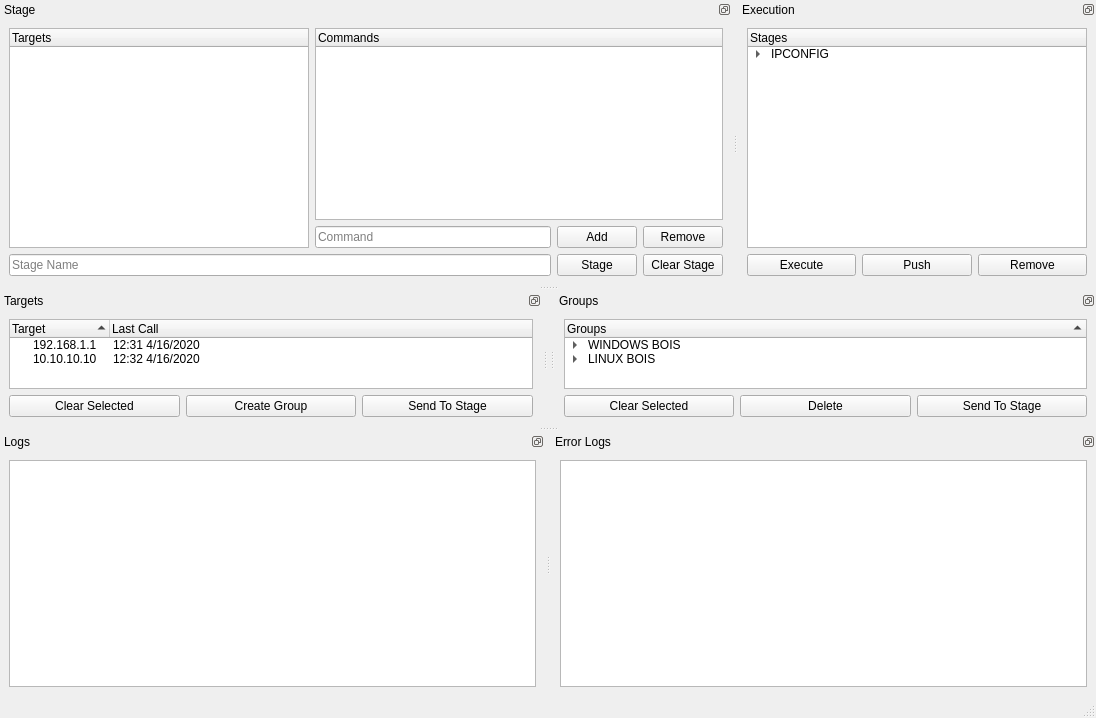
<?xml version="1.0" encoding="UTF-8"?>
<ui version="4.0">
 <class>MainWindow</class>
 <widget class="QMainWindow" name="MainWindow">
  <property name="geometry">
   <rect>
    <x>0</x>
    <y>0</y>
    <width>1096</width>
    <height>718</height>
   </rect>
  </property>
  <property name="windowTitle">
   <string>BP C2</string>
  </property>
  <property name="dockOptions">
   <set>QMainWindow::AllowNestedDocks|QMainWindow::AllowTabbedDocks|QMainWindow::AnimatedDocks</set>
  </property>
  <widget class="QWidget" name="centralwidget">
   <property name="enabled">
    <bool>false</bool>
   </property>
   <property name="maximumSize">
    <size>
     <width>1</width>
     <height>1</height>
    </size>
   </property>
  </widget>
  <widget class="QMenuBar" name="menubar">
   <property name="geometry">
    <rect>
     <x>0</x>
     <y>0</y>
     <width>1096</width>
     <height>21</height>
    </rect>
   </property>
  </widget>
  <widget class="QStatusBar" name="statusbar"/>
  <widget class="QDockWidget" name="TargetDock">
   <property name="features">
    <set>QDockWidget::DockWidgetFloatable|QDockWidget::DockWidgetMovable</set>
   </property>
   <property name="windowTitle">
    <string>Targets</string>
   </property>
   <attribute name="dockWidgetArea">
    <number>1</number>
   </attribute>
   <widget class="QWidget" name="dockWidgetContentsTargets">
    <layout class="QVBoxLayout" name="verticalLayout">
     <item>
      <widget class="QTreeWidget" name="TargetTree">
       <property name="sortingEnabled">
        <bool>true</bool>
       </property>
       <property name="animated">
        <bool>false</bool>
       </property>
       <property name="allColumnsShowFocus">
        <bool>false</bool>
       </property>
       <property name="headerHidden">
        <bool>false</bool>
       </property>
       <property name="columnCount">
        <number>2</number>
       </property>
       <column>
        <property name="text">
         <string>Target</string>
        </property>
       </column>
       <column>
        <property name="text">
         <string>Last Call</string>
        </property>
       </column>
       <item>
        <property name="text">
         <string>192.168.1.1</string>
        </property>
        <property name="text">
         <string>12:31 4/16/2020</string>
        </property>
        <property name="flags">
         <set>ItemIsSelectable|ItemIsDragEnabled|ItemIsUserCheckable|ItemIsEnabled|ItemIsTristate</set>
        </property>
       </item>
       <item>
        <property name="text">
         <string>10.10.10.10</string>
        </property>
        <property name="text">
         <string>12:32 4/16/2020</string>
        </property>
        <property name="flags">
         <set>ItemIsSelectable|ItemIsDragEnabled|ItemIsUserCheckable|ItemIsEnabled|ItemIsTristate</set>
        </property>
       </item>
      </widget>
     </item>
     <item>
      <layout class="QHBoxLayout" name="TargetsButtonLayout">
       <item>
        <widget class="QPushButton" name="ClearSelectedTargetsButton">
         <property name="text">
          <string>Clear Selected</string>
         </property>
        </widget>
       </item>
       <item>
        <widget class="QPushButton" name="CreateGroupButton">
         <property name="text">
          <string>Create Group</string>
         </property>
        </widget>
       </item>
       <item>
        <widget class="QPushButton" name="TargetSendToStageButton">
         <property name="text">
          <string>Send To Stage</string>
         </property>
        </widget>
       </item>
      </layout>
     </item>
    </layout>
   </widget>
  </widget>
  <widget class="QDockWidget" name="GroupsDock">
   <property name="features">
    <set>QDockWidget::DockWidgetFloatable|QDockWidget::DockWidgetMovable</set>
   </property>
   <property name="windowTitle">
    <string>Groups</string>
   </property>
   <attribute name="dockWidgetArea">
    <number>2</number>
   </attribute>
   <widget class="QWidget" name="dockWidgetContentsGroups">
    <layout class="QVBoxLayout" name="verticalLayout_2">
     <item>
      <widget class="QTreeWidget" name="GroupsTree">
       <property name="sortingEnabled">
        <bool>true</bool>
       </property>
       <column>
        <property name="text">
         <string>Groups</string>
        </property>
       </column>
       <item>
        <property name="text">
         <string>WINDOWS BOIS</string>
        </property>
        <item>
         <property name="text">
          <string>10.10.10.10</string>
         </property>
        </item>
       </item>
       <item>
        <property name="text">
         <string>LINUX BOIS</string>
        </property>
        <item>
         <property name="text">
          <string>192.168.1.1</string>
         </property>
        </item>
       </item>
      </widget>
     </item>
     <item>
      <layout class="QHBoxLayout" name="GroupsButtonLayout">
       <item>
        <widget class="QPushButton" name="ClearSelectedGroupButton">
         <property name="text">
          <string>Clear Selected</string>
         </property>
        </widget>
       </item>
       <item>
        <widget class="QPushButton" name="DeleteGroupButton">
         <property name="text">
          <string>Delete</string>
         </property>
        </widget>
       </item>
       <item>
        <widget class="QPushButton" name="SendGroupToStageButton">
         <property name="text">
          <string>Send To Stage</string>
         </property>
        </widget>
       </item>
      </layout>
     </item>
    </layout>
   </widget>
  </widget>
  <widget class="QDockWidget" name="StageDock">
   <property name="features">
    <set>QDockWidget::DockWidgetFloatable|QDockWidget::DockWidgetMovable</set>
   </property>
   <property name="windowTitle">
    <string>Stage</string>
   </property>
   <attribute name="dockWidgetArea">
    <number>4</number>
   </attribute>
   <widget class="QWidget" name="dockWidgetContents">
    <layout class="QVBoxLayout" name="verticalLayout_5">
     <item>
      <layout class="QHBoxLayout" name="horizontalLayout">
       <item>
        <widget class="QTreeWidget" name="treeWidget">
         <property name="maximumSize">
          <size>
           <width>300</width>
           <height>16777215</height>
          </size>
         </property>
         <column>
          <property name="text">
           <string>Targets</string>
          </property>
         </column>
        </widget>
       </item>
       <item>
        <layout class="QVBoxLayout" name="verticalLayout_6">
         <item>
          <widget class="QTreeWidget" name="treeWidget_2">
           <column>
            <property name="text">
             <string>Commands</string>
            </property>
           </column>
          </widget>
         </item>
         <item>
          <layout class="QHBoxLayout" name="horizontalLayout_3">
           <item>
            <widget class="QLineEdit" name="CommandToAdd">
             <property name="placeholderText">
              <string>Command</string>
             </property>
            </widget>
           </item>
           <item>
            <widget class="QPushButton" name="AddCommandButton">
             <property name="text">
              <string>Add</string>
             </property>
            </widget>
           </item>
           <item>
            <widget class="QPushButton" name="RemoveCommandButton">
             <property name="text">
              <string>Remove</string>
             </property>
            </widget>
           </item>
          </layout>
         </item>
        </layout>
       </item>
      </layout>
     </item>
     <item>
      <layout class="QHBoxLayout" name="horizontalLayout_2">
       <item>
        <widget class="QLineEdit" name="lineEdit">
         <property name="placeholderText">
          <string>Stage Name</string>
         </property>
        </widget>
       </item>
       <item>
        <widget class="QPushButton" name="StageButton">
         <property name="text">
          <string>Stage</string>
         </property>
        </widget>
       </item>
       <item>
        <widget class="QPushButton" name="ClearStageButton">
         <property name="text">
          <string>Clear Stage</string>
         </property>
        </widget>
       </item>
      </layout>
     </item>
    </layout>
   </widget>
  </widget>
  <widget class="QDockWidget" name="LogsDock">
   <property name="features">
    <set>QDockWidget::DockWidgetFloatable|QDockWidget::DockWidgetMovable</set>
   </property>
   <property name="windowTitle">
    <string>Logs</string>
   </property>
   <attribute name="dockWidgetArea">
    <number>8</number>
   </attribute>
   <widget class="QWidget" name="dockWidgetContentsLogs">
    <layout class="QVBoxLayout" name="verticalLayout_3">
     <item>
      <widget class="QTextBrowser" name="LogsOutput"/>
     </item>
    </layout>
   </widget>
  </widget>
  <widget class="QDockWidget" name="ErrorLogsDock">
   <property name="features">
    <set>QDockWidget::DockWidgetFloatable|QDockWidget::DockWidgetMovable</set>
   </property>
   <property name="windowTitle">
    <string>Error Logs</string>
   </property>
   <attribute name="dockWidgetArea">
    <number>8</number>
   </attribute>
   <widget class="QWidget" name="dockWidgetContentsErrorLogs">
    <layout class="QVBoxLayout" name="verticalLayout_4">
     <item>
      <widget class="QTextBrowser" name="ErrorLogsOutput"/>
     </item>
    </layout>
   </widget>
  </widget>
  <widget class="QDockWidget" name="ExecutionDock">
   <property name="features">
    <set>QDockWidget::DockWidgetFloatable|QDockWidget::DockWidgetMovable</set>
   </property>
   <property name="windowTitle">
    <string>Execution</string>
   </property>
   <attribute name="dockWidgetArea">
    <number>4</number>
   </attribute>
   <widget class="QWidget" name="dockWidgetContents_2">
    <layout class="QVBoxLayout" name="verticalLayout_7">
     <item>
      <widget class="QTreeWidget" name="StagedCommandsTree">
       <column>
        <property name="text">
         <string>Stages</string>
        </property>
       </column>
       <item>
        <property name="text">
         <string>IPCONFIG</string>
        </property>
        <item>
         <property name="text">
          <string>TARGETS</string>
         </property>
         <item>
          <property name="text">
           <string>10.10.10.10</string>
          </property>
         </item>
        </item>
        <item>
         <property name="text">
          <string>COMMANDS</string>
         </property>
         <item>
          <property name="text">
           <string>powershell.exe -c ipconfig</string>
          </property>
         </item>
        </item>
       </item>
      </widget>
     </item>
     <item>
      <layout class="QHBoxLayout" name="horizontalLayout_4">
       <item>
        <widget class="QPushButton" name="ExecuteButton">
         <property name="text">
          <string>Execute</string>
         </property>
        </widget>
       </item>
       <item>
        <widget class="QPushButton" name="PushButton">
         <property name="text">
          <string>Push</string>
         </property>
        </widget>
       </item>
       <item>
        <widget class="QPushButton" name="RemoveButton">
         <property name="text">
          <string>Remove</string>
         </property>
        </widget>
       </item>
      </layout>
     </item>
    </layout>
   </widget>
  </widget>
 </widget>
 <resources/>
 <connections/>
</ui>
